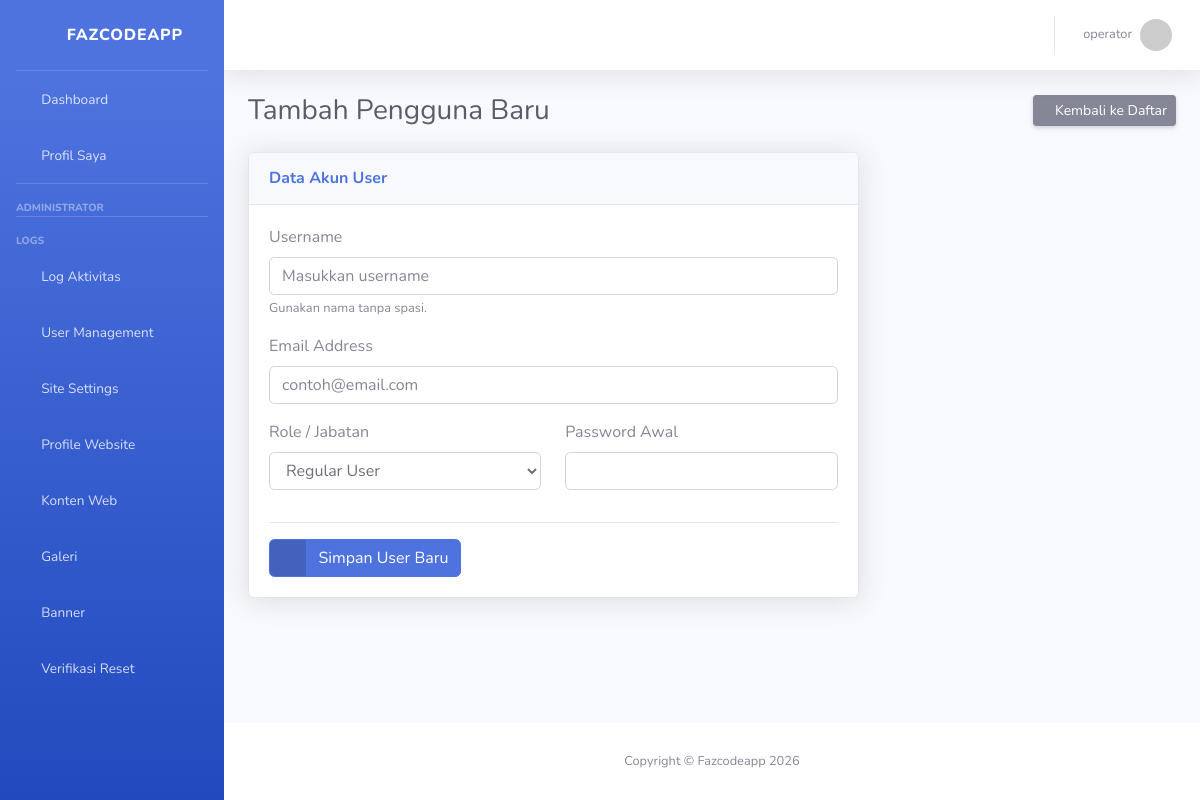
The app's page /users/add/ (signed in) with its own data.
### apps/dashboard/models.py (models this page shows, shortened)
class SiteSetting(models.Model):
    site_name = models.CharField(max_length=100, default="Fazcodeapp")
    active_theme = models.CharField(max_length=50, default="sb_admin")
    class Meta:
        app_label = 'dashboard' # Menegaskan ini milik app dashboard

### apps/accounts/models.py (models this page shows, shortened)
class User(AbstractUser):
    class Role(models.TextChoices):
        SUPERADMIN = "SUPERADMIN", "Super Admin"
        ADMIN = "ADMIN", "Administrator"
        OPERATOR = "OPERATOR", "Operator"
        USER = "USER", "Regular User"
    role = models.CharField(
        max_length=20,
        choices=Role.choices,
        default=Role.USER
    )

### apps/accounts/decorators.py (the view)
    def wrapper_func(request, *args, **kwargs):
        if request.user.role == 'ADMIN' or request.user.role == 'SUPERADMIN':
            return view_func(request, *args, **kwargs)
        else:
            messages.error(request, "Anda tidak memiliki izin akses ke halaman ini.")
            return redirect('dashboard:index') # Lempar ke halaman yang aman

### apps/accounts/forms.py (shortened to what this page needs)
class UserCreateForm(forms.ModelForm):
    password = forms.CharField(widget=forms.PasswordInput(attrs={'class': 'form-control'}))
    class Meta:
        model = User
        fields = ['username', 'email', 'role', 'password']
        widgets = {
            'username': forms.TextInput(attrs={'class': 'form-control', 'placeholder': 'Masukkan username'}),
            'email': forms.EmailInput(attrs={'class': 'form-control', 'placeholder': 'contoh@email.com'}),
            'role': forms.Select(attrs={'class': 'form-control'}),
        }

### apps/dashboard/context_processors.py (called while the page is built)
def theme_settings(request):
    config = SiteSetting.objects.first()
    return {
        'ACTIVE_THEME': f'themes/{config.active_theme}/' if config else 'themes/sb_admin/',
        'APP_NAME': config.site_name if config else 'Fazcodeapp'
    }

### apps/dashboard/views.py (called while the page is built)
@login_required
@admin_only
def user_create(request):
    if request.method == 'POST':
        form = UserCreateForm(request.POST)
        if form.is_valid():
            user_baru = form.save() # Simpan ke variabel agar bisa ambil username-nya
            AuditLog.objects.create(
                user=request.user,
                aksi='CREATE',
                tabel='User',
                keterangan=f"Menambah user baru: {user_baru.username}",
                ip_address=get_client_ip(request)
            )
            messages.success(request, f"User {user_baru.username} berhasil ditambahkan!")
            return redirect('dashboard:user_list')
    else:
        form = UserCreateForm()
    return render(request, 'apps/dashboard/user_form.html', {'form': form, 'title': 'Tambah User'})

### templates/apps/dashboard/user_form.html (shortened to what this page needs)
{% extends "base.html" %}
{% block content %}
<div class="d-sm-flex align-items-center justify-content-between mb-4">
    <h1 class="h3 mb-0 text-gray-800">Tambah Pengguna Baru</h1>
    <a href="{% url 'dashboard:user_list' %}" class="d-none d-sm-inline-block btn btn-sm btn-secondary shadow-sm">
        <i class="fas fa-arrow-left fa-sm text-white-50"></i> Kembali ke Daftar
    </a>
</div>
<div class="row">
    <div class="col-lg-8">
        <div class="card shadow mb-4">
            <div class="card-header py-3">
                <h6 class="m-0 font-weight-bold text-primary">Data Akun User</h6>
            </div>
            <div class="card-body">
                <form method="POST">
                    <div class="form-group">
                        <label>Username</label>
                        {{ form.username }}
                        <small class="form-text text-muted">Gunakan nama tanpa spasi.</small>
                    </div>
                    <div class="form-group">
                        <label>Email Address</label>
                        {{ form.email }}
                    </div>
                    <div class="row">
                        <div class="col-md-6">
                            <div class="form-group">
                                <label>Role / Jabatan</label>
                                {{ form.role }}
                            </div>
                        </div>
                        <div class="col-md-6">
                            <div class="form-group">
                                <label>Password Awal</label>
                                {{ form.password }}
                            </div>
                        </div>
                    </div>
                    <hr>
                    <button type="submit" class="btn btn-primary btn-icon-split">
                        <span class="icon text-white-50">
                            <i class="fas fa-save"></i>
                        </span>
                        <span class="text">Simpan User Baru</span>
                    </button>
                </form>
            </div>
        </div>
    </div>
</div>
{% endblock %}

### templates/themes/sb_admin/base_theme.html (shortened to what this page needs)
{% load static %}
<!DOCTYPE html>
<html lang="en">
<head>
    <link href="{% static 'vendor/fontawesome-free/css/all.min.css' %}" rel="stylesheet" type="text/css">
    <link href="{% static 'css/sb-admin-2.min.css' %}" rel="stylesheet">
</head>
<body id="page-top">
    <div id="wrapper">
        <ul class="navbar-nav bg-gradient-primary sidebar sidebar-dark accordion" id="accordionSidebar">
            <a class="sidebar-brand d-flex align-items-center justify-content-center" href="/">
                <div class="sidebar-brand-icon rotate-n-15"><i class="fas fa-code"></i></div>
                <div class="sidebar-brand-text mx-3">{{ APP_NAME }}</div>
            </a>
            <hr class="sidebar-divider my-0">
            {% include ACTIVE_THEME|add:"includes/_sidebar.html" %}
        </ul>
        <div id="content-wrapper" class="d-flex flex-column">
            <div id="content">
                {% include ACTIVE_THEME|add:"includes/_topbar.html" %}
                <div class="container-fluid">
                    {% block content %}{% endblock %}
                </div>
            </div>
            <footer class="sticky-footer bg-white">
                <div class="container my-auto">
                    <div class="copyright text-center my-auto">
                        <span>Copyright &copy; {{ APP_NAME }} 2026</span>
                    </div>
                </div>
            </footer>
        </div>
    </div>
</body>
</html>

### templates/themes/sb_admin/includes/_topbar.html (shortened to what this page needs)
<nav class="navbar navbar-expand navbar-light bg-white topbar mb-4 static-top shadow">
    <ul class="navbar-nav ml-auto">
        <li class="nav-item dropdown no-arrow">
            <a class="nav-link dropdown-toggle" href="#" id="userDropdown" role="button" data-toggle="dropdown" aria-haspopup="true" aria-expanded="false">
                <span class="mr-2 d-none d-lg-inline text-gray-600 small">
                    {{ user.username }}
                </span>
                <img class="img-profile rounded-circle" src="https://ui-avatars.com/api/?name={{ user.username }}&background=4e73df&color=fff">
            </a>
        </li>
    </ul>
</nav>

### records on screen
SiteSetting: site_name "FAZCODEAPP", site_name "Fazcodeapp"
User: username "operator"
